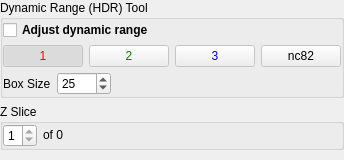
               <widget class="QWidget" name="zSliceViewerControlPage">
                <attribute name="title">
                 <string>Z stack</string>
                </attribute>
                <attribute name="toolTip">
                 <string>View 3D Z-stack</string>
                </attribute>
                <layout class="QHBoxLayout" name="horizontalLayout_12">
                 <property name="spacing">
                  <number>0</number>
                 </property>
                 <property name="margin">
                  <number>0</number>
                 </property>
                 <item>
                  <widget class="QFrame" name="frame">
                   <property name="frameShape">
                    <enum>QFrame::NoFrame</enum>
                   </property>
                   <property name="frameShadow">
                    <enum>QFrame::Raised</enum>
                   </property>
                   <layout class="QVBoxLayout" name="verticalLayout_4">
                    <property name="margin">
                     <number>0</number>
                    </property>
                    <item>
                     <widget class="QGroupBox" name="HDR_groupBox">
                      <property name="title">
                       <string>Dynamic Range (HDR) Tool</string>
                      </property>
                      <layout class="QVBoxLayout" name="verticalLayout_11">
                       <property name="spacing">
                        <number>5</number>
                       </property>
                       <property name="margin">
                        <number>0</number>
                       </property>
                       <item>
                        <widget class="QCheckBox" name="HDR_checkBox">
                         <property name="font">
                          <font>
                           <weight>75</weight>
                           <bold>true</bold>
                          </font>
                         </property>
                         <property name="toolTip">
                          <string>To explore High Dynamic Range images, 
HDR tool adjusts the display range to local 
intensity range in the yellow search box.</string>
                         </property>
                         <property name="text">
                          <string>Adjust dynamic range</string>
                         </property>
                        </widget>
                       </item>
                       <item>
                        <widget class="QFrame" name="frame_3">
                         <property name="frameShape">
                          <enum>QFrame::NoFrame</enum>
                         </property>
                         <property name="frameShadow">
                          <enum>QFrame::Raised</enum>
                         </property>
                         <layout class="QHBoxLayout" name="horizontalLayout_13">
                          <property name="margin">
                           <number>0</number>
                          </property>
                          <item>
                           <widget class="QPushButton" name="HDRRed_pushButton">
                            <property name="enabled">
                             <bool>false</bool>
                            </property>
                            <property name="styleSheet">
                             <string notr="true">color: rgb(255, 0, 0);</string>
                            </property>
                            <property name="text">
                             <string>1</string>
                            </property>
                            <property name="checkable">
                             <bool>true</bool>
                            </property>
                            <property name="checked">
                             <bool>true</bool>
                            </property>
                            <property name="autoExclusive">
                             <bool>true</bool>
                            </property>
                            <property name="autoDefault">
                             <bool>false</bool>
                            </property>
                            <property name="default">
                             <bool>false</bool>
                            </property>
                           </widget>
                          </item>
                          <item>
                           <widget class="QPushButton" name="HDRGreen_pushButton">
                            <property name="enabled">
                             <bool>false</bool>
                            </property>
                            <property name="styleSheet">
                             <string notr="true">color: rgb(0, 128, 0);</string>
                            </property>
                            <property name="text">
                             <string>2</string>
                            </property>
                            <property name="checkable">
                             <bool>true</bool>
                            </property>
                            <property name="autoExclusive">
                             <bool>true</bool>
                            </property>
                           </widget>
                          </item>
                          <item>
                           <widget class="QPushButton" name="HDRBlue_pushButton">
                            <property name="enabled">
                             <bool>false</bool>
                            </property>
                            <property name="styleSheet">
                             <string notr="true">color: rgb(0, 0, 255);</string>
                            </property>
                            <property name="text">
                             <string>3</string>
                            </property>
                            <property name="checkable">
                             <bool>true</bool>
                            </property>
                            <property name="checked">
                             <bool>false</bool>
                            </property>
                            <property name="autoExclusive">
                             <bool>true</bool>
                            </property>
                           </widget>
                          </item>
                          <item>
                           <widget class="QPushButton" name="HDRNc82_pushButton">
                            <property name="enabled">
                             <bool>false</bool>
                            </property>
                            <property name="styleSheet">
                             <string notr="true">color: rgb(0, 0, 0);</string>
                            </property>
                            <property name="text">
                             <string>nc82</string>
                            </property>
                            <property name="checkable">
                             <bool>true</bool>
                            </property>
                            <property name="autoExclusive">
                             <bool>true</bool>
                            </property>
                           </widget>
                          </item>
                         </layout>
                        </widget>
                       </item>
                       <item>
                        <widget class="QFrame" name="frame_4">
                         <property name="frameShape">
                          <enum>QFrame::NoFrame</enum>
                         </property>
                         <property name="frameShadow">
                          <enum>QFrame::Raised</enum>
                         </property>
                         <layout class="QHBoxLayout" name="horizontalLayout_14">
                          <property name="margin">
                           <number>0</number>
                          </property>
                          <item>
                           <widget class="QLabel" name="BoxSize_label">
                            <property name="toolTip">
                             <string>Change the size of the interactive HDR region box.
You can also resize the box by Ctrl + left mouse click.</string>
                            </property>
                            <property name="text">
                             <string>Box Size</string>
                            </property>
                           </widget>
                          </item>
                          <item>
                           <widget class="QSpinBox" name="BoxSize_spinBox">
                            <property name="toolTip">
                             <string>Change the size of the interactive HDR region box.
You can also resize the box by Ctrl + left mouse click.</string>
                            </property>
                            <property name="maximum">
                             <number>1000</number>
                            </property>
                            <property name="value">
                             <number>25</number>
                            </property>
                           </widget>
                          </item>
                          <item>
                           <spacer name="horizontalSpacer_2">
                            <property name="orientation">
                             <enum>Qt::Horizontal</enum>
                            </property>
                            <property name="sizeHint" stdset="0">
                             <size>
                              <width>40</width>
                              <height>20</height>
                             </size>
                            </property>
                           </spacer>
                          </item>
                         </layout>
                        </widget>
                       </item>
                      </layout>
                     </widget>
                    </item>
                    <item>
                     <widget class="QGroupBox" name="ZSlice_groupBox">
                      <property name="title">
                       <string>Z Slice</string>
                      </property>
                      <layout class="QHBoxLayout" name="horizontalLayout_15">
                       <property name="margin">
                        <number>0</number>
                       </property>
                       <item>
                        <widget class="QSpinBox" name="ZSlice_spinBox">
                         <property name="minimumSize">
                          <size>
                           <width>0</width>
                           <height>0</height>
                          </size>
                         </property>
                         <property name="minimum">
                          <number>1</number>
                         </property>
                         <property name="maximum">
                          <number>1</number>
                         </property>
                        </widget>
                       </item>
                       <item>
                        <widget class="QLabel" name="ZSliceTotal_label">
                         <property name="minimumSize">
                          <size>
                           <width>60</width>
                           <height>0</height>
                          </size>
                         </property>
                         <property name="text">
                          <string notr="true">of 0</string>
                         </property>
                         <property name="textFormat">
                          <enum>Qt::PlainText</enum>
                         </property>
                         <property name="textInteractionFlags">
                          <set>Qt::TextSelectableByMouse</set>
                         </property>
                        </widget>
                       </item>
                       <item>
                        <spacer name="horizontalSpacer">
                         <property name="orientation">
                          <enum>Qt::Horizontal</enum>
                         </property>
                         <property name="sizeHint" stdset="0">
                          <size>
                           <width>40</width>
                           <height>20</height>
                          </size>
                         </property>
                        </spacer>
                       </item>
                      </layout>
                     </widget>
                    </item>
                    <item>
                     <spacer name="verticalSpacer_2">
                      <property name="orientation">
                       <enum>Qt::Vertical</enum>
                      </property>
                      <property name="sizeHint" stdset="0">
                       <size>
                        <width>20</width>
                        <height>10</height>
                       </size>
                      </property>
                     </spacer>
                    </item>
                   </layout>
                  </widget>
                 </item>
                </layout>
               </widget>
